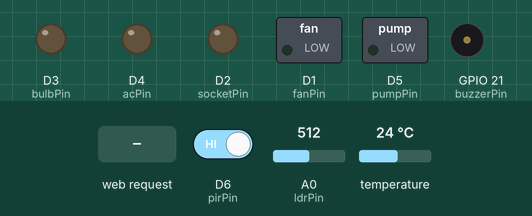
Recording of a sketch running on a simulated ESP8266 (NodeMCU). On the bench: switched loads named in the sketch (green lamp = pin HIGH), output pins drawn as LEDs (lit = HIGH), buzzer (waves = sounding, pin HIGH). The test bench sets the inputs (shaded band); at power-on: temperature 24 °C, D6 (pirPin) HIGH, A0 (ldrPin) = 512. What the sketch prints to the serial monitor is not drawn.

Above: at 1.3 s.
1.4 s: temperature set to 30.3 °C
2.9 s: temperature set to 31.8 °C
At 3.6 s:
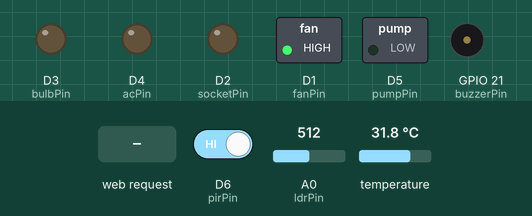
4.7 s: D6 (pirPin) driven LOW
At 5.3 s:
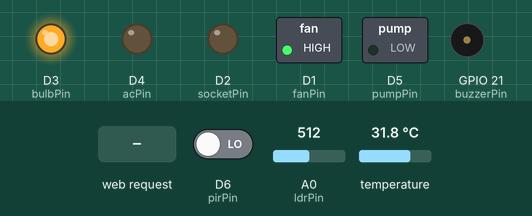
6.2 s: HTTP request GET / received
At 6.7 s:
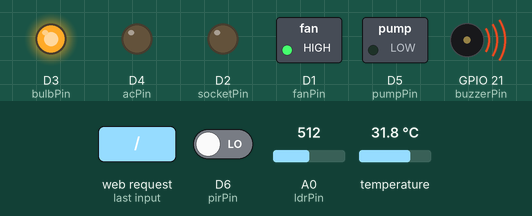
8.3 s: HTTP request GET /socketon received
At 9.4 s:
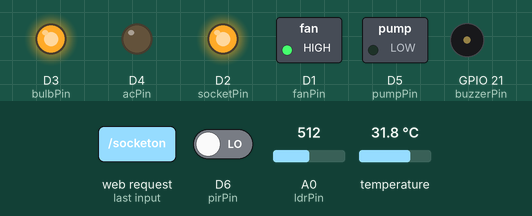
10.3 s: HTTP request GET /acon received
At 11.1 s:
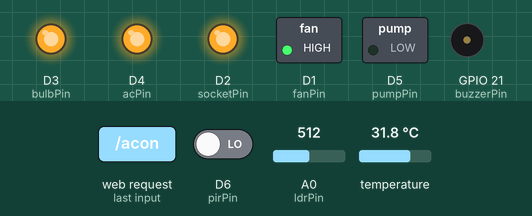
Timing chart, 0 to 12.8 s (numbered marks = the images above; inputs shaded):
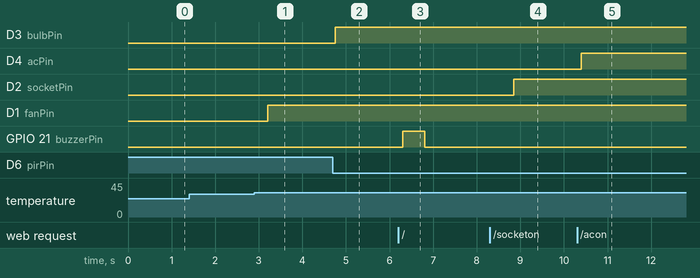

Measured:
- the behaviour switches between 31 and 31.1 °C on temperature (found by bisection; images 0 and 1)
- after the input at 1.4 s, every drawn part: stays the same
- after the input at 2.9 s, D1 (fanPin): LOW → HIGH after 0.31 s
- after the input at 4.7 s, D3 (bulbPin): LOW → HIGH after 0.06 s
- after the input at 6.2 s, GPIO 21 (buzzerPin): LOW → HIGH after 0.10 s, → LOW 0.50 s later
- after the input at 8.3 s, D2 (socketPin): LOW → HIGH after 0.55 s
- after the input at 10.3 s, D4 (acPin): LOW → HIGH after 0.10 s

The sketch:

ArduinoCode.ino
```cpp
#include <ESP8266WiFi.h>
#include <ESP8266WebServer.h>
#include <OneWire.h>
#include <DallasTemperature.h>


/* Put your SSID & Password */
const char* ssid = "HOME AUTOMATION SYSTEM";  // Enter SSID here
const char* password = "12345678";  //Enter Password here

/* Put IP Address details */
IPAddress local_ip(192,168,1,1);
IPAddress gateway(192,168,1,1);
IPAddress subnet(255,255,255,0);

ESP8266WebServer server(80);

double temp = 0.0;


// Data wire is plugged into digital pin 2 on the Arduino
#define ONE_WIRE_BUS D0

// Setup a oneWire instance to communicate with any OneWire device
OneWire oneWire(ONE_WIRE_BUS);

// Pass oneWire reference to DallasTemperature library
DallasTemperature sensors(&oneWire);


uint8_t fanPin = D1;
bool fanStatus = LOW;

uint8_t socketPin = D2;
bool socketStatus = LOW;

uint8_t bulbPin = D3;
bool bulbStatus = LOW;

uint8_t acPin = D4;
bool acStatus = LOW;

uint8_t pumpPin = D5;
bool pumpStatus = LOW;


uint8_t buzzerPin = 21;


uint8_t pirPin = D6;

uint8_t ldrPin = A0;


void handle_OnConnect();
void toggleBuzzer();
String SendHTML(uint8_t fanStatus,uint8_t socketStatus,uint8_t bulbStatus,uint8_t acStatus,uint8_t pumpStatus);


void turnOnFan() {
  fanStatus = HIGH;
  server.send(200, "text/html", SendHTML(true,socketStatus,bulbStatus,acStatus,pumpStatus));
}

void turnOffFan() {
  fanStatus = LOW;
  server.send(200, "text/html", SendHTML(false,socketStatus,bulbStatus,acStatus,pumpStatus));
}

void turnOnSocket() {
  socketStatus = HIGH;
  server.send(200, "text/html", SendHTML(fanStatus,true,bulbStatus,acStatus,pumpStatus));
}

void turnOffSocket() {
  socketStatus = LOW;
  server.send(200, "text/html", SendHTML(fanStatus,false,bulbStatus,acStatus,pumpStatus));
}

void turnOnBulb() {
  bulbStatus = HIGH;
  server.send(200, "text/html", SendHTML(fanStatus,socketStatus,true,acStatus,pumpStatus));
}

void turnOffBulb() {
  bulbStatus = LOW;
  server.send(200, "text/html", SendHTML(fanStatus,socketStatus,false,acStatus,pumpStatus));
}

void turnOnAc() {
  acStatus = HIGH;
  server.send(200, "text/html", SendHTML(fanStatus,socketStatus,bulbStatus,true,pumpStatus));
}

void turnOffAc() {
  acStatus = LOW;
  server.send(200, "text/html", SendHTML(fanStatus,socketStatus,bulbStatus,false,pumpStatus));
}

void turnOnPump() {
  pumpStatus = HIGH;
  server.send(200, "text/html", SendHTML(fanStatus,socketStatus,bulbStatus,acStatus,true));
}

void turnOffPump() {
  pumpStatus = LOW;
  server.send(200, "text/html", SendHTML(fanStatus,socketStatus,bulbStatus,acStatus,false));
}


void handle_NotFound(){
  server.send(404, "text/plain", "Not found");
}
```

WebPage.ino
```cpp
String SendHTML(uint8_t fanStatus,uint8_t socketStatus,uint8_t bulbStatus,uint8_t acStatus,uint8_t pumpStatus){
  String ptr = "<!DOCTYPE html> <html>\n";
  ptr +="<head><meta name=\"viewport\" content=\"width=device-width, initial-scale=1.0, user-scalable=no\">\n";
  ptr +="<title>HOME AUTOMATION SYSTEM</title>\n";
  ptr +="<style>html { font-family: Helvetica; display: inline-block; margin: 0px auto; text-align: center;}\n";
  ptr +="body{margin-top: 50px;} h1 {color: #444444;margin: 50px auto 30px;} h3 {color: #444444;margin-bottom: 50px;}\n";
  ptr +=".button {display: block;width: 80px;background-color: #3498db;border: none;color: white;padding: 13px 30px;text-decoration: none;font-size: 25px;margin: 0px auto 35px;cursor: pointer;border-radius: 4px;}\n";
  ptr +=".button-on {background-color: #3498db;}\n";
  ptr +=".button-on:active {background-color: #2980b9;}\n";
  ptr +=".button-off {background-color: #34495e;}\n";
  ptr +=".button-off:active {background-color: #2c3e50;}\n";
  ptr +="p {font-size: 14px;color: #888;margin-bottom: 10px;}\n";
  ptr +="</style>\n";
  ptr +="</head>\n";
  ptr +="<body>\n";
  ptr +="<h1>SMART</h1>\n";
  ptr +="<h2>HOME AUTOMATION SYSTEM</h2>\n";


   if(fanStatus)
  {ptr +="<p>FAN Status : ON</p><a class=\"button button-off\" href=\"/fanoff\">OFF</a>\n";}
  else
  {ptr +="<p>FAN Status: OFF</p><a class=\"button button-on\" href=\"/fanon\">ON</a>\n";}

  if(socketStatus)
  {ptr +="<p>Socket Status: ON</p><a class=\"button button-off\" href=\"/socketoff\">OFF</a>\n";}
  else
  {ptr +="<p>Socket Status: OFF</p><a class=\"button button-on\" href=\"/socketon\">ON</a>\n";}

  if(bulbStatus)
  {ptr +="<p>Bulb Status : ON</p><a class=\"button button-off\" href=\"/bulboff\">OFF</a>\n";}
  else
  {ptr +="<p>Bulb Status: OFF</p><a class=\"button button-on\" href=\"/bulbon\">ON</a>\n";}

  if(acStatus)
  {ptr +="<p>AC Status: ON</p><a class=\"button button-off\" href=\"/acoff\">OFF</a>\n";}
  else
  {ptr +="<p>AC Status: OFF</p><a class=\"button button-on\" href=\"/acon\">ON</a>\n";}


   if(pumpStatus)
  {ptr +="<p>Pump Status: ON</p><a class=\"button button-off\" href=\"/pumpoff\">OFF</a>\n";}
  else
  {ptr +="<p>Pump Status: OFF</p><a class=\"button button-on\" href=\"/pumpon\">ON</a>\n";}


  ptr +="</body>\n";
  ptr +="</html>\n";
  return ptr;
}
```

functions.ino
```cpp
void handle_OnConnect() {
  fanStatus = LOW;
  socketStatus = LOW;
  bulbStatus = LOW;
  acStatus = LOW;
  pumpStatus = LOW;

  toggleBuzzer();
  server.send(200, "text/html", SendHTML(fanStatus,socketStatus,bulbStatus,acStatus,pumpStatus));
}


void toggleBuzzer(){

       digitalWrite(buzzerPin, HIGH);
       delay(500);
       digitalWrite(buzzerPin, LOW);
       delay(500);

}
```

loop.ino
```cpp
void loop() {
  sensors.requestTemperatures();
  temp = sensors.getTempCByIndex(0);


  //print the temperature in Celsius
  Serial.print("LDR RESULT: ");
  Serial.print(analogRead(ldrPin));
  Serial.println(" |  ");


  //print the temperature in Celsius
  Serial.print("Temperature RESULT: ");
  Serial.print(temp);
  Serial.print((char)176);//shows degrees character
  Serial.println("C  |  ");


    //print the temperature in Celsius
  Serial.print("IR RESULT: ");
  Serial.print(digitalRead(pirPin));
  Serial.println(" |  ");

  server.handleClient();


  if(temp>31){
       fanStatus = HIGH;
       digitalWrite(fanPin, HIGH);
  }
  if(digitalRead(pirPin)==0){
       bulbStatus = HIGH;
       digitalWrite(bulbPin, HIGH);
  }
  if(fanStatus)
  {digitalWrite(fanPin, HIGH);}
  else
  {digitalWrite(fanPin, LOW);}

  if(socketStatus)
  {digitalWrite(socketPin, HIGH);}
  else
  {digitalWrite(socketPin, LOW);}

  if(bulbStatus)
  {digitalWrite(bulbPin, HIGH);}
  else
  {digitalWrite(bulbPin, LOW);}

  if(acStatus)
  {digitalWrite(acPin, HIGH);}
  else
  {digitalWrite(acPin, LOW);}

   if(pumpStatus)
  {digitalWrite(pumpPin, HIGH);}
  else
  {digitalWrite(pumpPin, LOW);}


}
```

setup.ino
```cpp
void setup() {
  sensors.begin();	// Start up the library
  Serial.begin(9600);
  pinMode(fanPin, OUTPUT);
  pinMode(socketPin, OUTPUT);
   pinMode(bulbPin, OUTPUT);
  pinMode(acPin, OUTPUT);
  pinMode(pumpPin, OUTPUT);
  pinMode(buzzerPin, OUTPUT);
  pinMode(pirPin, INPUT);
  pinMode(ldrPin, INPUT);
  digitalWrite(buzzerPin, LOW);
  digitalWrite(fanPin, LOW);
  digitalWrite(socketPin, LOW);
  digitalWrite(bulbPin, LOW);
  digitalWrite(acPin, LOW);
  digitalWrite(pumpPin, LOW);

  WiFi.softAP(ssid, password);
  WiFi.softAPConfig(local_ip, gateway, subnet);
  delay(100);

  server.on("/", handle_OnConnect);
  server.on("/fanon", turnOnFan);
  server.on("/fanoff", turnOffFan);
  server.on("/socketon", turnOnSocket);
  server.on("/socketoff", turnOffSocket);
  server.on("/bulbon", turnOnBulb);
  server.on("/bulboff", turnOffBulb);
  server.on("/acon", turnOnAc);
  server.on("/acoff", turnOffAc);
  server.on("/pumpon", turnOnPump);
  server.on("/pumpoff", turnOffPump);
  server.onNotFound(handle_NotFound);

  server.begin();


}
```
